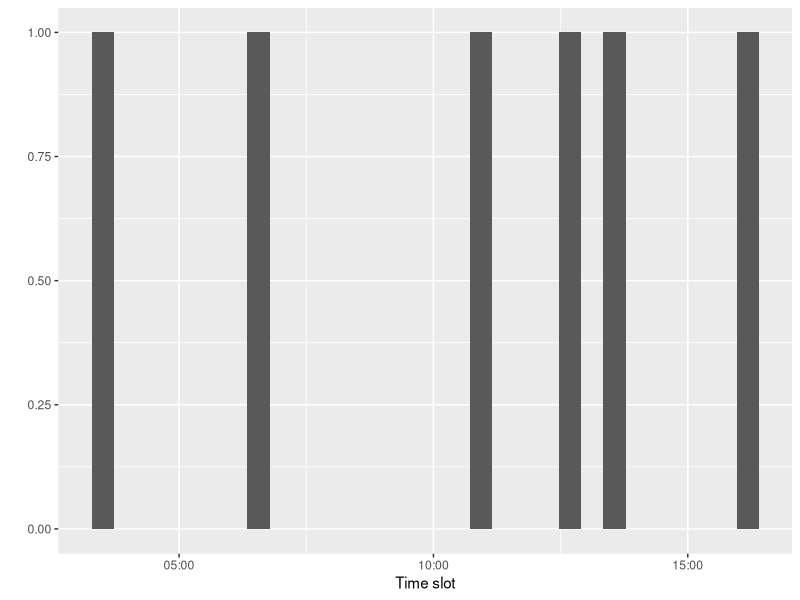

This figure's R source:
require("ggplot2")
require("scales")
dtstring <- c(
    "2011-09-28 03:33:00", "2011-08-24 13:41:00", "2011-09-19 16:14:00",
    "2011-08-18 11:01:00", "2011-09-17 06:35:00", "2011-08-15 12:48:00"
)
dtPOSIXct <- as.POSIXct(dtstring)

# extract time of 'date+time' (POSIXct) in hours as numeric
dtTime <- as.numeric(dtPOSIXct - trunc(dtPOSIXct, "days"))
class(dtTime) <- "POSIXct"

p <- qplot(dtTime) + xlab("Time slot") + scale_x_datetime(labels = date_format("%S:00"))
print(p)


